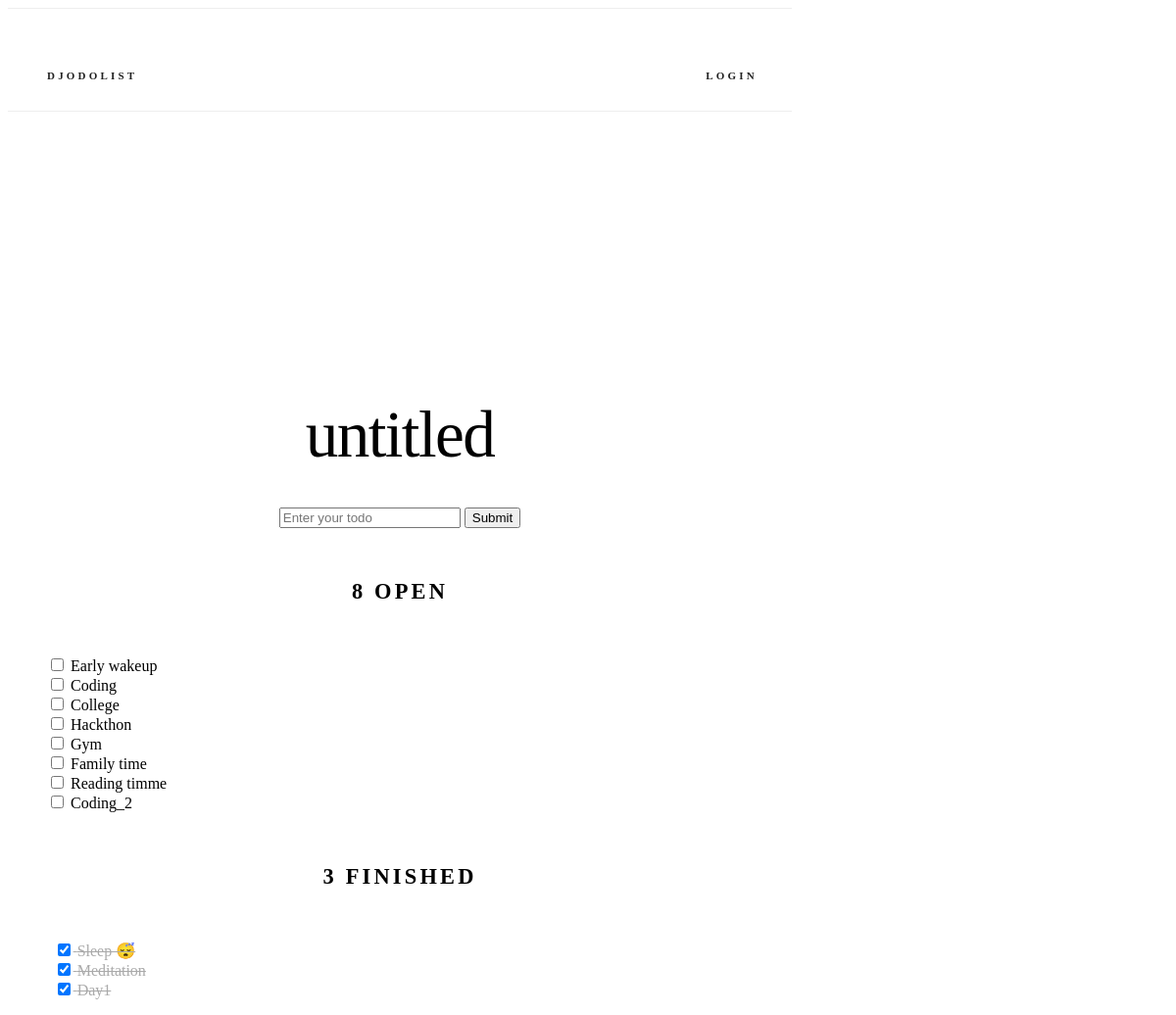
Screenshot of /todolist/2/ with the database file from the repository.
### lists/models.py (models this page shows, shortened)
class TodoList(models.Model):
    title = models.CharField(max_length=128, default="75 Days Hard Challenges")
    created_at = models.DateTimeField(auto_now=True)
    creator = models.ForeignKey(
        User, null=True, related_name="todolists", on_delete=models.CASCADE
    )
    class Meta:
        ordering = ("created_at",)
    def count_finished(self):
        return self.todos.filter(is_finished=True).count()
    def count_open(self):
        return self.todos.filter(is_finished=False).count()

class Todo(models.Model):
    description = models.CharField(max_length=128)
    created_at = models.DateTimeField(auto_now=True)
    finished_at = models.DateTimeField(null=True)
    is_finished = models.BooleanField(default=False)
    creator = models.ForeignKey(
        User, null=True, related_name="todos", on_delete=models.CASCADE
    )
    todolist = models.ForeignKey(
        TodoList, related_name="todos", on_delete=models.CASCADE
    )
    class Meta:
        ordering = ("created_at",)

### lists/views.py (the view)
# urls.py: path("todolist/<int:todolist_id>/", views.todolist, name="todolist"),
def todolist(request, todolist_id):
    todolist = get_object_or_404(TodoList, pk=todolist_id)
    if request.method == "POST":
        redirect("lists:add_todo", todolist_id=todolist_id)
    return render(
        request, "lists/todolist.html", {"todolist": todolist, "form": TodoForm()}
    )

### lists/forms.py
class TodoForm(forms.Form):
    description = forms.CharField(
        **form_kwargs(widget=forms.TextInput(attrs=widget_attrs("Enter your todo")))
    )

### lists/templates/lists/todolist.html (shortened to what this page needs)
{% extends "base.html" %}
{% load static %}
{% block body %}
<section class="header">
  <div class="row">
    <div class="six columns">
      <div class="title">{{todolist.title}}</div>
      <form action="{% url 'lists:add_todo' todolist.id %}" method=post>
        {{ form }}
        <input type="submit" value="Submit">
      </form>
    </div>
    <div class="row">
      <div class="one-half column open-todos">
        <h6 class="docs-header open-todos">{{ todolist.count_open }} open</h6>
        <ul>
          {% for todo in todolist.todos.all %}
            {% if not todo.is_finished %}
              <li><input type="checkbox" id="checkbox" data-todo-id="{{ todo.id }}"> {{ todo.description }}</li>
            {% endif %}
          {% endfor %}
        </ul>
      </div>
      <div class="one-half column finished-todos">
        <h6 class="docs-header finished-todos">{{ todolist.count_finished }} finished</h6>
        <ul>
          {% for todo in todolist.todos.all %}
            {% if todo.is_finished %}
            <li><input type="checkbox" id="checkbox" data-todo-id="{{ todo.id }}" checked="checked"> {{ todo.description }}</li>
            {% endif %}
          {% endfor %}
        </ul>
      </div>
    </div>
  </div>
</section>
{% endblock %}

### todolist/static/css/custom.css (style rules this page uses)
.open-todos ul, .finished-todos ul { list-style: none; text-align: left; word-wrap: break-word; }
.title { margin-top: 0; margin-bottom: 2rem; font-weight: 300; font-size: 3.6rem; line-height: 1.25; letter-spacing: -.1rem; word-wrap: break-word; }
.finished-todos li { color: #aaa; padding-left: 5pt; text-decoration: line-through; }
.header { margin-top: 6rem; text-align: center; }
.docs-header { text-transform: uppercase; font-size: 1.4rem; letter-spacing: .2rem; font-weight: 600; }
@media (min-width: 550px) { .title { font-size: 4.2rem; } }
@media (min-width: 550px) { .header { margin-top: 18rem; } }

### rows the page displays
TodoList: title "untitled", count_open "8", count_finished "3"
Todo: description "Early wakeup"
Todo: description "Coding"
Todo: description "College"
Todo: description "Hackthon"
Todo: description "Gym"
Todo: description "Family time"
Todo: description "Reading timme"
Todo: description "Coding_2"
Todo: description "Sleep 😴"
Todo: description "Meditation"
Todo: description "Day1"
